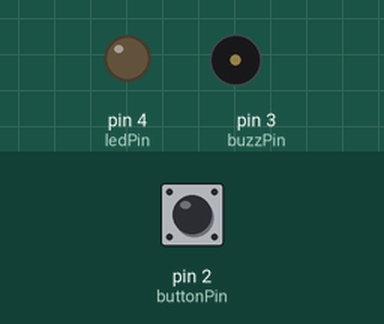
Recording of a sketch running on a simulated Arduino Uno, built with avr-gcc and run on an emulated ATmega328P. On the bench: output pins drawn as LEDs (lit = HIGH), buzzer (waves = sounding, pin HIGH). The inputs (shaded band) are chosen by the test bench; at power-on: pin 2 (buttonPin) LOW. What the sketch prints to the serial monitor is not drawn.

Above: at 1.2 s.
1.3 s: pin 2 (buttonPin) pulled HIGH for 0.15 s
At 1.38 s:
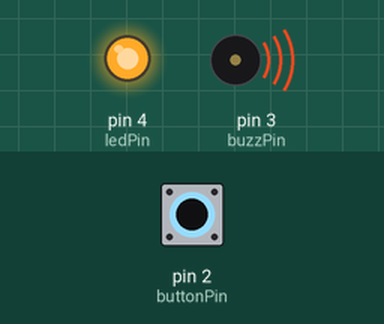
2.9 s: pin 2 (buttonPin) pulled HIGH for 3.2 s
At 6.4 s:
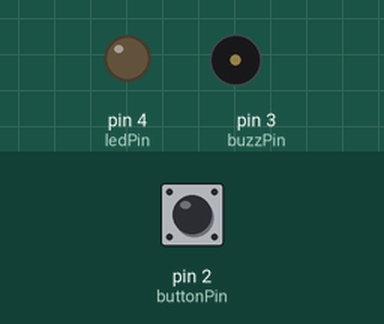
Timing chart, 0 to 7.9 s (numbered marks = the images above; inputs shaded):
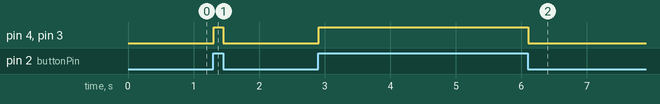

Measured:
- after the input at 1.3 s, pin 4 (ledPin), pin 3 (buzzPin): LOW → HIGH at once, → LOW 0.15 s later
- after the input at 2.9 s, pin 4 (ledPin), pin 3 (buzzPin): LOW → HIGH at once, → LOW 3.2 s later

The sketch:

Push_Button_with_LED___Buzzer.ino
```cpp
const int buttonPin = 2;
const int ledPin =  4;
const int buzzPin = 3;


int buttonState = 0;

void setup() {

  pinMode(ledPin, OUTPUT);
  pinMode(buzzPin, OUTPUT);
  pinMode(buttonPin, INPUT);
  Serial.begin(9600);
}

void loop() {

  buttonState = digitalRead(buttonPin);
  Serial.println(buttonState);
  if (buttonState == HIGH) {
    digitalWrite(ledPin, HIGH);
    digitalWrite(buzzPin, HIGH);
  }
  else {

    digitalWrite(ledPin, LOW);
    digitalWrite(buzzPin, LOW);
  }
}
```
